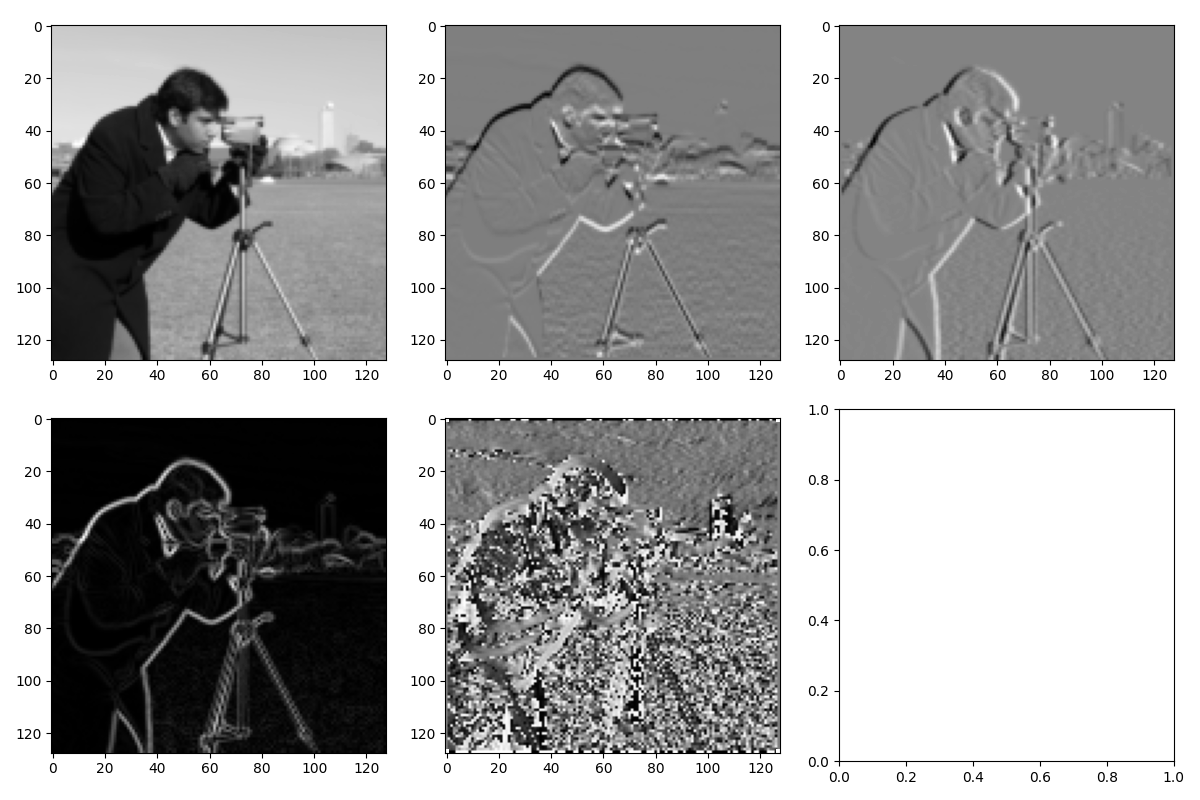

Python code for this plot:
import math
import numpy as np
import matplotlib.pyplot as plt
from skimage.data import camera
from skimage.transform import resize

fig, ax = plt.subplots(2, 3, figsize=(12,8))

# Zadanie 1
img = camera()
img_128 = resize(img, (128,128))

gx = np.zeros((128,128))
gy = np.zeros((128,128))

def gradient_x(gx):
    sh_y, sh_x = np.shape(img_128)
    
    for y in range(sh_y):
        for x in range(sh_x):
            if x > 0 and x < 127:
                gx[x][y] = img_128[x+1][y] - img_128[x-1][y]

def gradient_y(gy):
    sh_y, sh_x = np.shape(img_128)
    
    for y in range(sh_y):
        for x in range(sh_x):
            if y > 0 and y < 127:
                gy[x][y] = img_128[x][y+1] - img_128[x][y-1]

gradient_x(gx)
gradient_y(gy)

mag = np.zeros((128,128))
angle = np.zeros((128,128))

for y in range(np.shape(mag)[0]):
    for x in range(np.shape(mag)[1]):
        mag[x][y] = math.sqrt((gx[x][y])**2 + (gy[x][y])**2)
        
angle = np.arctan(gy/gx) + np.pi/2
        
        
print(np.nanmin(angle), np.nanmax(angle))


ax[0,0].imshow(img_128, cmap='binary_r')
ax[0,1].imshow(gx, cmap='binary_r')
ax[0,2].imshow(gy, cmap='binary_r')
ax[1,0].imshow(mag, cmap='binary_r')
ax[1,1].imshow(angle, cmap='binary_r')

plt.tight_layout()
plt.savefig('Lab12/lab12.png')

# Zadanie 2

fig, ax = plt.subplots(2, 2, figsize=(12,8))
b = 0

s = 8
bins = 9
mask = np.zeros((np.shape(img_128)))

for i in range(16):
    for j in range(16):
        mask[i*s:i*s+s, j*s:j*s+s] =  b
        b += 1

hog = np.zeros((int((np.shape(mask)[0]/8*(np.shape(mask)[1]/8))),bins))
step = np.pi/bins

#ang_v = np.zeros()
#mag_v = np.zeros()

for val in np.unique(mask):
    #print(img_128[mask==val])
    break

ax[0,0].imshow(mask)
plt.tight_layout()
plt.savefig('Lab12/lab12a.png')